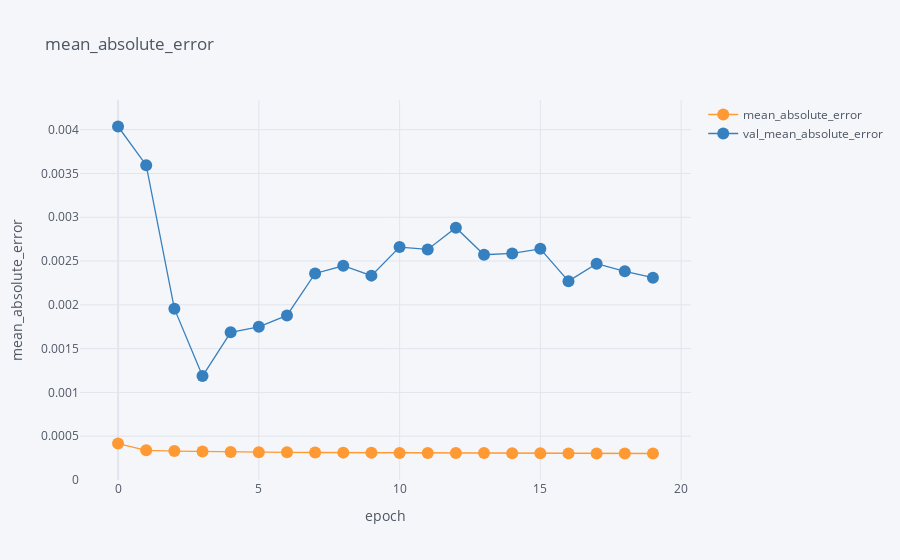

The cell this chart's notebook holds for it:
### Code cell
df[['epoch', 'mean_absolute_error', 'val_mean_absolute_error']].iplot(
    x='epoch',
    mode='lines+markers',
    xTitle='epoch',
    yTitle='mean_absolute_error', 
    title='mean_absolute_error'
)

### Figure 1 — Plotly figure (JSON) as saved in the notebook; plotly's stock layout.template omitted (floating-point values rounded to 4 significant figures)
{"data": [{"line": {"color": "rgba(255, 153, 51, 1.0)", "dash": "solid", "shape": "linear", "width": 1.3}, "marker": {"size": 12, "symbol": "circle"}, "mode": "lines+markers", "name": "mean_absolute_error", "text": "", "type": "scatter", "x": [0, 1, 2, 3, 4, 5, 6, 7, 8, 9, 10, 11, 12, 13, 14, 15, 16, 17, 18, 19], "y": [0.0004162, 0.0003392, 0.00033, 0.0003247, 0.0003197, 0.0003178, 0.0003155, 0.0003139, 0.0003125, 0.00031, 0.0003091, 0.0003079, 0.0003072, 0.000307, 0.0003058, 0.0003054, 0.0003039, 0.0003034, 0.0003034, 0.0003026]}, {"line": {"color": "rgba(55, 128, 191, 1.0)", "dash": "solid", "shape": "linear", "width": 1.3}, "marker": {"size": 12, "symbol": "circle"}, "mode": "lines+markers", "name": "val_mean_absolute_error", "text": "", "type": "scatter", "x": [0, 1, 2, 3, 4, 5, 6, 7, 8, 9, 10, 11, 12, 13, 14, 15, 16, 17, 18, 19], "y": [0.004036, 0.003595, 0.001956, 0.001187, 0.001686, 0.001749, 0.001879, 0.002358, 0.002446, 0.002333, 0.00266, 0.002632, 0.00288, 0.002571, 0.002587, 0.002639, 0.00227, 0.002469, 0.002382, 0.00231]}], "layout": {"legend": {"bgcolor": "#F5F6F9", "font": {"color": "#4D5663"}}, "paper_bgcolor": "#F5F6F9", "plot_bgcolor": "#F5F6F9", "title": {"font": {"color": "#4D5663"}, "text": "mean_absolute_error"}, "xaxis": {"gridcolor": "#E1E5ED", "showgrid": true, "tickfont": {"color": "#4D5663"}, "title": {"font": {"color": "#4D5663"}, "text": "epoch"}, "zerolinecolor": "#E1E5ED"}, "yaxis": {"gridcolor": "#E1E5ED", "showgrid": true, "tickfont": {"color": "#4D5663"}, "title": {"font": {"color": "#4D5663"}, "text": "mean_absolute_error"}, "zerolinecolor": "#E1E5ED"}}}
